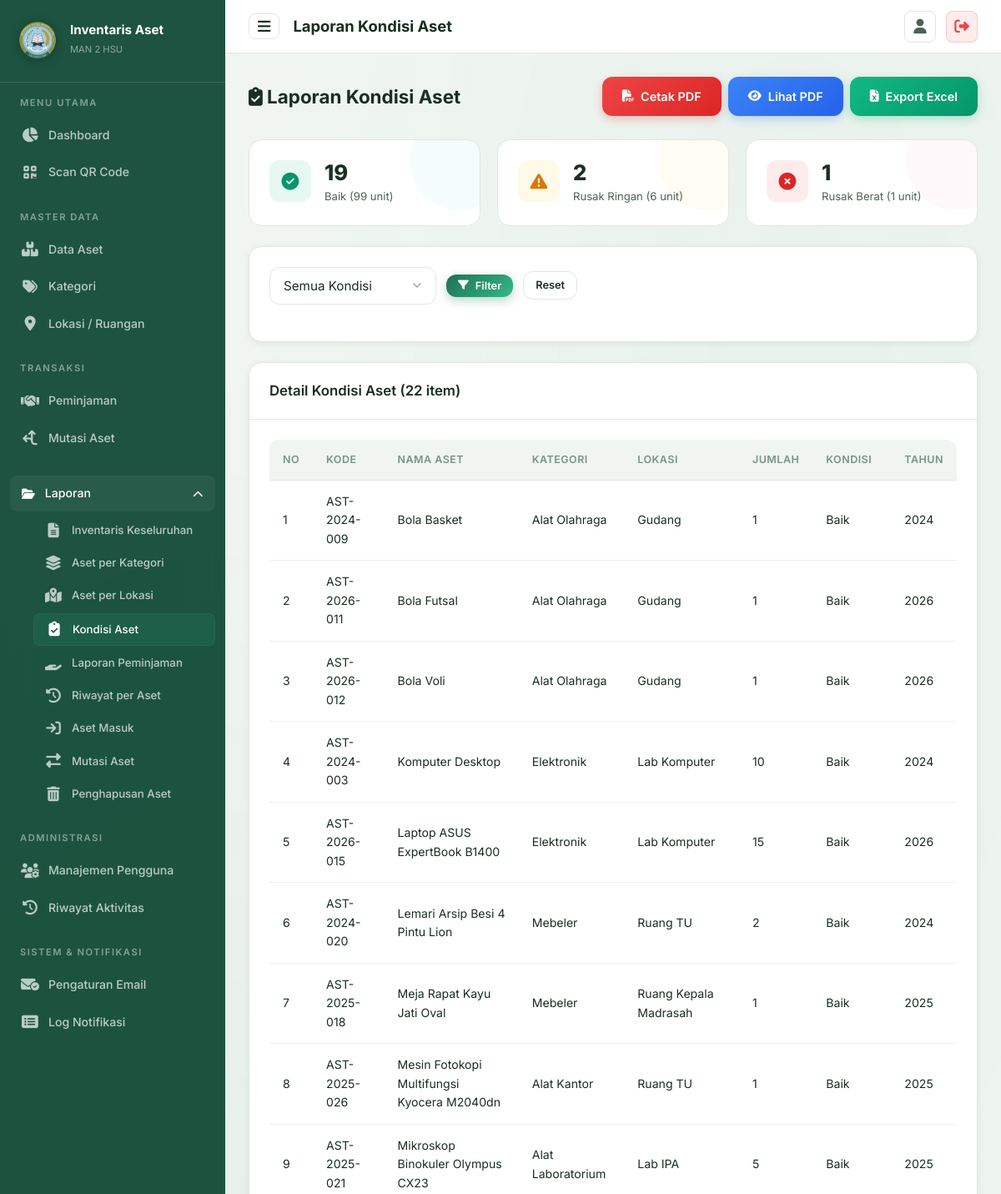
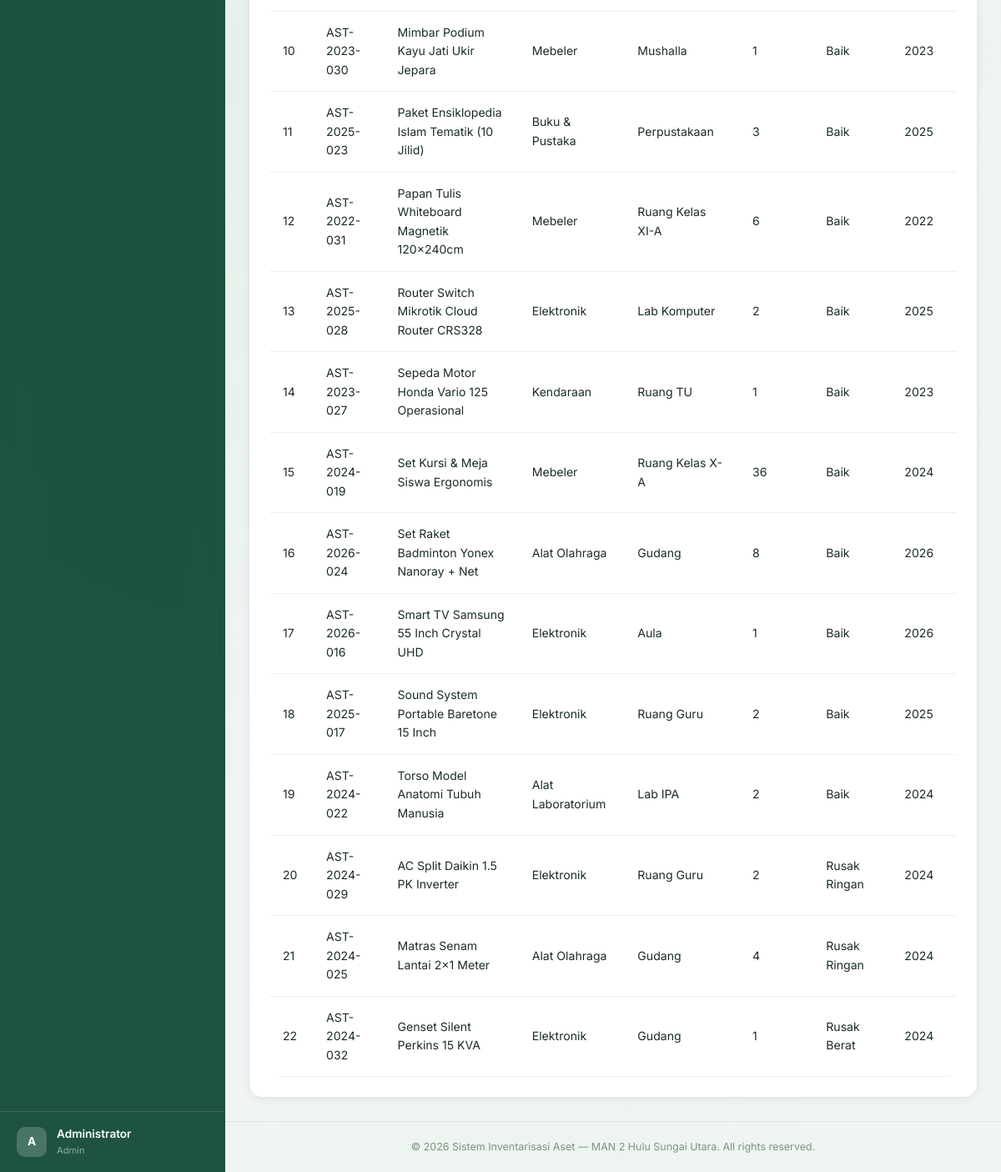
Page /pages/laporan/kondisi_aset.php (signed in) on the committed database (2 pictures, top to bottom).
### tables this page shows
CREATE TABLE `aset` (
  `id` int NOT NULL AUTO_INCREMENT,
  `kode_aset` varchar(50) NOT NULL,
  `nama_aset` varchar(150) NOT NULL,
  `id_kategori` int DEFAULT NULL,
  `id_lokasi` int DEFAULT NULL,
  `jumlah` int NOT NULL DEFAULT '1',
  `kondisi` enum('Baik','Rusak Ringan','Rusak Berat') NOT NULL DEFAULT 'Baik',
  `tahun_perolehan` year DEFAULT NULL,
  `nilai_perolehan` decimal(15,2) DEFAULT '0.00',
  `sumber_dana` varchar(100) DEFAULT NULL,
  `gambar` varchar(255) DEFAULT NULL,
  `keterangan` text,
  `qr_code_path` varchar(255) DEFAULT NULL,
  `created_at` timestamp NULL DEFAULT CURRENT_TIMESTAMP,
  `updated_at` timestamp NULL DEFAULT CURRENT_TIMESTAMP ON UPDATE CURRENT_TIMESTAMP,
  `deleted_at` timestamp NULL DEFAULT NULL,
  `bukti_hapus` varchar(255) DEFAULT NULL,
  `status_penghapusan` enum('none','pending','approved') NOT NULL DEFAULT 'none',
  `status_mutasi` enum('none','in_transit') NOT NULL DEFAULT 'none',
  `tgl_pengajuan_hapus` datetime DEFAULT NULL,
  `file_ba_scan` varchar(255) DEFAULT NULL,
  `alasan_hapus` text,
  PRIMARY KEY (`id`),
  UNIQUE KEY `kode_aset` (`kode_aset`),
  KEY `id_kategori` (`id_kategori`),
  KEY `id_lokasi` (`id_lokasi`),
  CONSTRAINT `aset_ibfk_1` FOREIGN KEY (`id_kategori`) REFERENCES `kategori` (`id`) ON DELETE SET NULL,
  CONSTRAINT `aset_ibfk_2` FOREIGN KEY (`id_lokasi`) REFERENCES `lokasi` (`id`) ON DELETE SET NULL
);

CREATE TABLE `kategori` (
  `id` int NOT NULL AUTO_INCREMENT,
  `nama_kategori` varchar(100) NOT NULL,
  `keterangan` text,
  `created_at` timestamp NULL DEFAULT CURRENT_TIMESTAMP,
  PRIMARY KEY (`id`)
);

CREATE TABLE `lokasi` (
  `id` int NOT NULL AUTO_INCREMENT,
  `nama_lokasi` varchar(100) NOT NULL,
  `keterangan` text,
  `created_at` timestamp NULL DEFAULT CURRENT_TIMESTAMP,
  PRIMARY KEY (`id`)
);

### pages/laporan/kondisi_aset.php (the view, shortened to what this page needs)
<?php
$pdo = getConnection();
$filterKondisi = $_GET['kondisi'] ?? '';
$where = "WHERE a.deleted_at IS NULL";
$params = [];
$stmt = $pdo->prepare("SELECT a.*, k.nama_kategori, l.nama_lokasi FROM aset a
    LEFT JOIN kategori k ON a.id_kategori = k.id LEFT JOIN lokasi l ON a.id_lokasi = l.id
    $where ORDER BY a.kondisi, a.nama_aset");
$stmt->execute($params);
$data = $stmt->fetchAll();
$summary = $pdo->query("SELECT kondisi, COUNT(*) as total, SUM(jumlah) as unit FROM aset WHERE deleted_at IS NULL GROUP BY kondisi")->fetchAll();
require_once __DIR__ . '/../../includes/header.php';
require_once __DIR__ . '/../../includes/sidebar.php';
?>
<div class="page-header">
    <div><h2><i class="fas fa-clipboard-check"></i> Laporan Kondisi Aset</h2></div>
    <div class="btn-group no-print">
        <a href="export_pdf.php?type=kondisi&kondisi=<?= urlencode($filterKondisi) ?>" class="btn btn-danger"><i class="fas fa-file-pdf"></i> Cetak PDF</a>
        <a href="export_pdf.php?type=kondisi&kondisi=<?= urlencode($filterKondisi) ?>&view=1" target="_blank" class="btn btn-info"><i class="fas fa-eye"></i> Lihat PDF</a>
        <a href="export_excel.php?type=kondisi&kondisi=<?= urlencode($filterKondisi) ?>" class="btn btn-success"><i class="fas fa-file-excel"></i> Export Excel</a>
    </div>
</div>
<div class="stats-grid mb-4">
    <?php foreach ($summary as $s): ?>
    <div class="stat-card <?= $s['kondisi'] === 'Baik' ? 'teal' : ($s['kondisi'] === 'Rusak Ringan' ? 'amber' : 'pink') ?>">
        <div class="stat-icon <?= $s['kondisi'] === 'Baik' ? 'green' : ($s['kondisi'] === 'Rusak Ringan' ? 'amber' : 'red') ?>">
            <i class="fas fa-<?= $s['kondisi'] === 'Baik' ? 'check-circle' : ($s['kondisi'] === 'Rusak Ringan' ? 'exclamation-triangle' : 'times-circle') ?>"></i>
        </div>
        <div class="stat-info"><h3><?= $s['total'] ?></h3><p><?= $s['kondisi'] ?> (<?= $s['unit'] ?> unit)</p></div>
    </div>
    <?php endforeach; ?>
</div>
<div class="card mb-4 no-print"><div class="card-body">
    <form method="GET" class="search-bar">
        <select class="form-control" name="kondisi" style="max-width:200px;">
            <option value="">Semua Kondisi</option>
        </select>
        <button type="submit" class="btn btn-primary btn-sm"><i class="fas fa-filter"></i> Filter</button>
        <a href="<?= BASE_URL ?>/laporan/kondisi" class="btn btn-secondary btn-sm">Reset</a>
    </form>
</div></div>
<div class="card animate-fadeInUp"><div class="card-header"><h3>Detail Kondisi Aset (<?= count($data) ?> item)</h3></div><div class="card-body"><div class="table-wrapper">
    <table><thead><tr><th>No</th><th>Kode</th><th>Nama Aset</th><th>Kategori</th><th>Lokasi</th><th>Jumlah</th><th>Kondisi</th><th>Tahun</th></tr></thead>
    <tbody>
        <?php foreach ($data as $i => $a): ?>
        <tr>
            <td><?= $i+1 ?></td><td><?= htmlspecialchars($a['kode_aset']) ?></td><td><?= htmlspecialchars($a['nama_aset']) ?></td>
            <td><?= htmlspecialchars($a['nama_kategori'] ?? '-') ?></td><td><?= htmlspecialchars($a['nama_lokasi'] ?? '-') ?></td>
            <td><?= $a['jumlah'] ?></td>
            <td><?= htmlspecialchars($a['kondisi']) ?></td>
            <td><?= $a['tahun_perolehan'] ?? '-' ?></td>
        </tr>
        <?php endforeach; ?>
    </tbody></table>
</div></div></div>
<?php require_once __DIR__ . '/../../includes/footer.php'; ?>

### rows in the picture
aset: kode_aset "AST-2024-009", nama_aset "Bola Basket", id_kategori.nama_kategori "Alat Olahraga", id_lokasi.nama_lokasi "Gudang", jumlah "1", kondisi "Baik", tahun_perolehan "2024"
aset: kode_aset "AST-2026-011", nama_aset "Bola Futsal", id_kategori.nama_kategori "Alat Olahraga", id_lokasi.nama_lokasi "Gudang", jumlah "1", kondisi "Baik", tahun_perolehan "2026"
aset: kode_aset "AST-2026-012", nama_aset "Bola Voli", id_kategori.nama_kategori "Alat Olahraga", id_lokasi.nama_lokasi "Gudang", jumlah "1", kondisi "Baik", tahun_perolehan "2026"
aset: kode_aset "AST-2024-003", nama_aset "Komputer Desktop", id_kategori.nama_kategori "Elektronik", id_lokasi.nama_lokasi "Lab Komputer", jumlah "10", kondisi "Baik", tahun_perolehan "2024"
aset: kode_aset "AST-2026-015", nama_aset "Laptop ASUS ExpertBook B1400", id_kategori.nama_kategori "Elektronik", id_lokasi.nama_lokasi "Lab Komputer", jumlah "15", kondisi "Baik", tahun_perolehan "2026"
aset: kode_aset "AST-2024-020", nama_aset "Lemari Arsip Besi 4 Pintu Lion", id_kategori.nama_kategori "Mebeler", id_lokasi.nama_lokasi "Ruang TU", jumlah "2", kondisi "Baik", tahun_perolehan "2024"
aset: kode_aset "AST-2025-018", nama_aset "Meja Rapat Kayu Jati Oval", id_kategori.nama_kategori "Mebeler", id_lokasi.nama_lokasi "Ruang Kepala Madrasah", jumlah "1", kondisi "Baik", tahun_perolehan "2025"
aset: kode_aset "AST-2025-026", nama_aset "Mesin Fotokopi Multifungsi Kyocera M2040dn", id_kategori.nama_kategori "Alat Kantor", id_lokasi.nama_lokasi "Ruang TU", jumlah "1", kondisi "Baik", tahun_perolehan "2025"
aset: kode_aset "AST-2025-021", nama_aset "Mikroskop Binokuler Olympus CX23", id_kategori.nama_kategori "Alat Laboratorium", id_lokasi.nama_lokasi "Lab IPA", jumlah "5", kondisi "Baik", tahun_perolehan "2025"
aset: kode_aset "AST-2023-030", nama_aset "Mimbar Podium Kayu Jati Ukir Jepara", id_kategori.nama_kategori "Mebeler", id_lokasi.nama_lokasi "Mushalla", jumlah "1", kondisi "Baik", tahun_perolehan "2023"
aset: kode_aset "AST-2025-023", nama_aset "Paket Ensiklopedia Islam Tematik (10 Jilid)", id_kategori.nama_kategori "Buku & Pustaka", id_lokasi.nama_lokasi "Perpustakaan", jumlah "3", kondisi "Baik", tahun_perolehan "2025"
aset: kode_aset "AST-2022-031", nama_aset "Papan Tulis Whiteboard Magnetik 120x240cm", id_kategori.nama_kategori "Mebeler", id_lokasi.nama_lokasi "Ruang Kelas XI-A", jumlah "6", kondisi "Baik", tahun_perolehan "2022"
aset: kode_aset "AST-2025-028", nama_aset "Router Switch Mikrotik Cloud Router CRS328", id_kategori.nama_kategori "Elektronik", id_lokasi.nama_lokasi "Lab Komputer", jumlah "2", kondisi "Baik", tahun_perolehan "2025"
aset: kode_aset "AST-2023-027", nama_aset "Sepeda Motor Honda Vario 125 Operasional", id_kategori.nama_kategori "Kendaraan", id_lokasi.nama_lokasi "Ruang TU", jumlah "1", kondisi "Baik", tahun_perolehan "2023"
aset: kode_aset "AST-2024-019", nama_aset "Set Kursi & Meja Siswa Ergonomis", id_kategori.nama_kategori "Mebeler", id_lokasi.nama_lokasi "Ruang Kelas X-A", jumlah "36", kondisi "Baik", tahun_perolehan "2024"
aset: kode_aset "AST-2026-024", nama_aset "Set Raket Badminton Yonex Nanoray + Net", id_kategori.nama_kategori "Alat Olahraga", id_lokasi.nama_lokasi "Gudang", jumlah "8", kondisi "Baik", tahun_perolehan "2026"
aset: kode_aset "AST-2026-016", nama_aset "Smart TV Samsung 55 Inch Crystal UHD", id_kategori.nama_kategori "Elektronik", id_lokasi.nama_lokasi "Aula", jumlah "1", kondisi "Baik", tahun_perolehan "2026"
aset: kode_aset "AST-2025-017", nama_aset "Sound System Portable Baretone 15 Inch", id_kategori.nama_kategori "Elektronik", id_lokasi.nama_lokasi "Ruang Guru", jumlah "2", kondisi "Baik", tahun_perolehan "2025"
aset: kode_aset "AST-2024-022", nama_aset "Torso Model Anatomi Tubuh Manusia", id_kategori.nama_kategori "Alat Laboratorium", id_lokasi.nama_lokasi "Lab IPA", jumlah "2", kondisi "Baik", tahun_perolehan "2024"
aset: kode_aset "AST-2024-029", nama_aset "AC Split Daikin 1.5 PK Inverter", id_kategori.nama_kategori "Elektronik", id_lokasi.nama_lokasi "Ruang Guru", jumlah "2", kondisi "Rusak Ringan", tahun_perolehan "2024"
aset: kode_aset "AST-2024-025", nama_aset "Matras Senam Lantai 2x1 Meter", id_kategori.nama_kategori "Alat Olahraga", id_lokasi.nama_lokasi "Gudang", jumlah "4", kondisi "Rusak Ringan", tahun_perolehan "2024"
aset: kode_aset "AST-2024-032", nama_aset "Genset Silent Perkins 15 KVA", id_kategori.nama_kategori "Elektronik", id_lokasi.nama_lokasi "Gudang", jumlah "1", kondisi "Rusak Berat", tahun_perolehan "2024"

### other values in the picture
substr($_SESSION['user_nama'] ?? 'U', 0, 1) "A"
$_SESSION['user_nama'] "Administrator"
$_SESSION['user_role'] "Admin"
$pageTitle "Laporan Kondisi Aset"
$s['total'] "19"
$s['kondisi'] "Baik"
$s['unit'] "99"
$s['total'] "2"
$s['kondisi'] "Rusak Ringan"
$s['unit'] "6"
$s['total'] "1"
$s['kondisi'] "Rusak Berat"
$s['unit'] "1"
count($data) "22"
